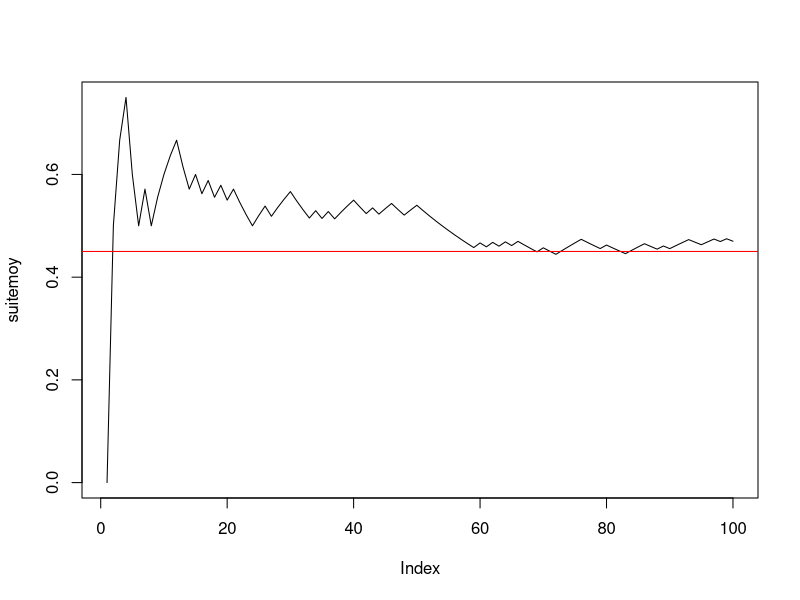

The R source for this figure: (Note: this script raises an error after producing the figure.)

#--------question 1------------
n <- 100
p <- 0.45
x <- rbinom(n, 1, p)
#--------question 2------------
cumsum(x)
taille <- 1:n
suitemoy <- cumsum(x) / taille
#--------question 3------------
plot(suitemoy, type = "l")
abline(h = p, col = "red")

#------------Exercice 2------------------------



#--------question 1------------
n <- 100
mu <- -2
sigma <- 2
rm(xg)
(xg <- rnorm(n, mu, sigma))
#--------question 2------------
cumsum(xg)
rm(taille)
taille <- 1:n
rm(suitemoyg)
suitemoyg
suitemoyg <- cumsum(xg) / taille
#--------question 3------------
plot(suitemoyg, type = "l", ylim = c(-10, 6))
abline(h = mu, col = "red")


#------------Exercice 3------------------------

#---------question 1--------------------------
mu <- -2
sigma <- 2
n <- 5
rm(x) # efface l'objet précedemment créé x
x <- rnorm(n, mu, sigma) # echantillon de n tirages de X
(moyx <- mean(x)) # moyenne de l'échantillon de taille n x

#---------question 2--------------------------
(y <- rnorm(n, mu, sigma)) # second echantillon de n tirages de X
(moyy <- mean(y)) # moyenne de l'échantillon y
(rbind(x, y) -> M) # range les deux échantillons dans M à 2 lignes et n colonnes
rowMeans(M)

#---------question 3--------------------------
N <- 1000
Mdata <- matrix(rnorm(n * N, mu, sigma), ncol = n, byrow = T) # N échantillons de taille n disposés en lignes
dim(Mdata) # dimension de la matrice N lignes et n colonnes


#---------question 4--------------------------
(rowMeans(Mdata) -> moyennes) # calcule les moyennes pour les N, n-échantillons tirés.
apply(Mdata, MARGIN = 1, mean) # alternative pour effectuer les moyennes en ligne

#---------question 5--------------------------
mean(moyennes) # moyenne empirique des N réalisations de Xbar_n
sd(moyennes) * sqrt((length(moyennes) - 1) / length(moyennes)) # ecart-type empirique
sd(moyennes) # écart-type estimé sans biais = ecart-type empirique corrigé

#---------question 6--------------------------
hist(moyennes, prob = T, main = "Répartition de la moyenne empirique des Xi, i=1,....,n") # la répartition observée de Xbar_n
(abs <- seq(1.2 * min(moyennes), 1.2 * max(moyennes), (max(moyennes) - min(moyennes)) / 100))
points(abs, dnorm(abs, mu, sigma / sqrt(n)), col = 2, type = "l")
abline(v = mean(moyennes), col = 3, lty = "dashed") # moyenne de l'échantillon
abline(v = mu, col = 2) # moyenne théorique mu de la loi de Xbar
# belle adéquation de l'échantillon à la normale, que l'on peut verifier avec dte de Henry
qqnorm(moyennes) # les points sont presque alignés la loi de Xbar_n est donc bien normale
qqline(moyennes, col = 2) # autour de la droite rouge qui passe par les deux points
# (1er quartile theo de la centrée réduite,1er quartile empirique) et
# (3ieme quartile theo de la centrée réduite,3ieme quartile empirique)
# mean(echantillon) et écart-type empirique sd(échantillon)*sqrt((n-1)/n). e
# En effet si on ajoute la droite passant par ces deux points elle se confond
# avec qqline. droite de Henry

(x1 <- qnorm(0.25))
(x2 <- qnorm(0.75))
(y1 <- quantile(moyennes, 0.25, type = 1))
(y2 <- quantile(moyennes, 0.75, type = 1))
abline(y1 - (y2 - y1) * x1 / (x2 - x1), (y2 - y1) / (x2 - x1), col = 3) # droite de Henry

#----------question 7-------------------------
moyennecr <- sqrt(n) * (moyennes - mu) / sigma
hist(moyennecr, prob = T, main = "Répartition observée de la moyenne empirique centrée réduite")
(abscr <- seq(1.2 * min(moyennecr), 1.2 * max(moyennecr), (max(moyennecr) - min(moyennecr)) / 100))
points(abscr, dnorm(abscr), col = 2, type = "l")
abline(v = mean(moyennecr), col = 3, lty = "dashed") # moyenne empirique de l'échantillon
abline(v = 0, col = 2) # moyenne théorique  de la loi normale centrée réduite

qqnorm(moyennecr)
qqline(moyennecr) # droite de Henry

#-----------question 8------------
n <- 50
# puis réexecuter les lignes 67 à 107 : la loi reste gaussienne mais
# l'écart-type de Xbarn est plus petit avec n=50 qu'avec n=2
sd(moyennes)
sigma / sqrt(n)

n <- 2
# puis réexecuter les lignes 67 à 107 : LA LOI EST TOUJOURS GAUSSIENNE MEME AVEC n PETIT
# C'EST UNE PROPRIETES CARACTÉRISTIQUE DE LA LOI NORMALE MAIS QUI NE S'APPLIQUE PAS AUX AUTRES
# LOIS COMME PAR EX A LA BERNOULLI ==> VOIR EXO SUIVANT
sd(moyennes)
# l'écart type empirique est EN REVANCHE plus faible avec n=2 qu'avec n=50 :
# normal il estime sigma/sqrt(n) or :
sigma / sqrt(n)

#####################################################################################
# CE QU'IL FAUT RETENIR DE CET EXERCICE : LA LOI DE XBAR EST GAUSSIENNE SI L'ÉCHANTILLON EST
# GAUSSIEN ET DE TAILLE QUELCONQUE n. LE RESULTAT DU THEOREME CENTRAL LIMITE EST VRAI DANS CE CAS
# POUR TOUT n ET PAS SEULEMENT POUR n GRAND
###################################################################################

###################################################
#------------Exercice 4------------------------
###################################################

#---------question 1--------------------------
p <- 0.45
n <- 5
N <- 100
rm(Mdata) # efface l'objet précedemment créé Mdata

Mdata <- matrix(rbinom(n * N, 1, p), ncol = n, byrow = T) # N échantillons de taille n disposés en lignes
dim(Mdata) # dimension de la matrice N lignes et n colonnes

(rowMeans(Mdata) -> moyennes) # calcule les moyennes pour les N, n-échantillons tirés.


mean(moyennes) # moyenne empirique des N réalisations de Xbar_n
sd(moyennes) * sqrt((length(moyennes) - 1) / length(moyennes)) # ecart-type empirique
sd(moyennes) # écart-type estimé sans biais = ecart-type empirique corrigé

#---------histogramme de xbar_n--------------------------
hist(moyennes, prob = T, ylim = c(0, max(dnorm(p, p, sqrt(p * (1 - p) / n)), 4)), main = "Répartition de la moyenne empirique des Xi, i=1,....,n") # la répartition observée de Xbar_n
(abs <- seq(.8 * min(moyennes), 1.2 * max(moyennes), (max(moyennes) - min(moyennes)) / 100))
points(abs, dnorm(abs, p, sqrt(p * (1 - p) / n)), col = 2, type = "l")
abline(v = mean(moyennes), col = 3, lty = "dashed") # moyenne de l'échantillon
abline(v = p, col = 2) # moyenne théorique mu de la loi de Xbar
qqnorm(moyennes) # vraiment pas gaussien !
qqline(moyennes, col = 2)
# AUCUNE ADEQUATION  de l'échantillon à la normale CAR n EST TROP PETIT ET LE TCL N'EST
# PAS VERIFIE. ON REFAIT LA SIMUL AVEC n=200 :

n <- 200
# puis réeéxuter les lignes 142 à 161

# EUREKA CA MARCHE BEAUCOUP MIEUX ET ON A BIEN UNE REPARTITION GAUSSIENNE CAR n EST SUFFISAMMENT GRAND POUR
# QUE LE TCL SOIT VERIFIE !
######################################

qqnorm(moyennes)
qqline(moyennes, col = "red")

# Si on augmente N on améliore l'estimation de la densité de Xbarn par l'histogramme
# des N réalisations de Xbarn mais si n est petit on n'observe pas un histogramme
# ressemblant à une gaussienne puisque le TCL ne s'applique que si n est assez grand.
# Essayer avec
N <- 1000
n <- 4
# puis lignes 142 à 159.
N <- 1000
n <- 100
# puis lignes 142 à 159.
